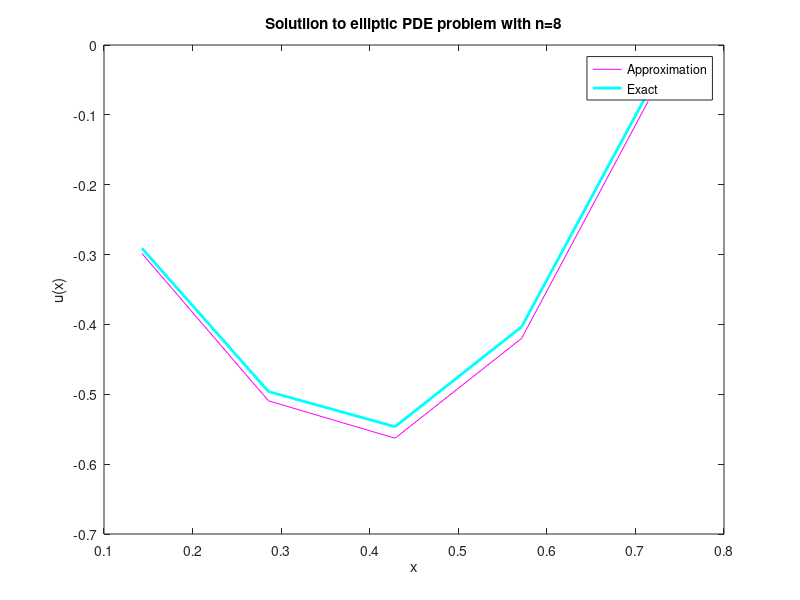

The MATLAB script that drew this image: (Note: this script raises an error after producing the figure.)
% Reads in data
format long;
value = csvread('EllipticPlot.csv');

nodes = value(1,1:end-1); 
approx = value(2, 1:end-1);
exact = value(3, 1:end-1);

% Create plot
figure(1);
plot(nodes,approx,'m',nodes,exact, 'c', 'LineWidth',2);
xlabel('x'); ylabel('u(x)'); legend('Approximation','Exact');
title('Solutiion to elliptic PDE problem with n=8'); % change this
ax = gca; ax.FontSize = 14; axis tight;


